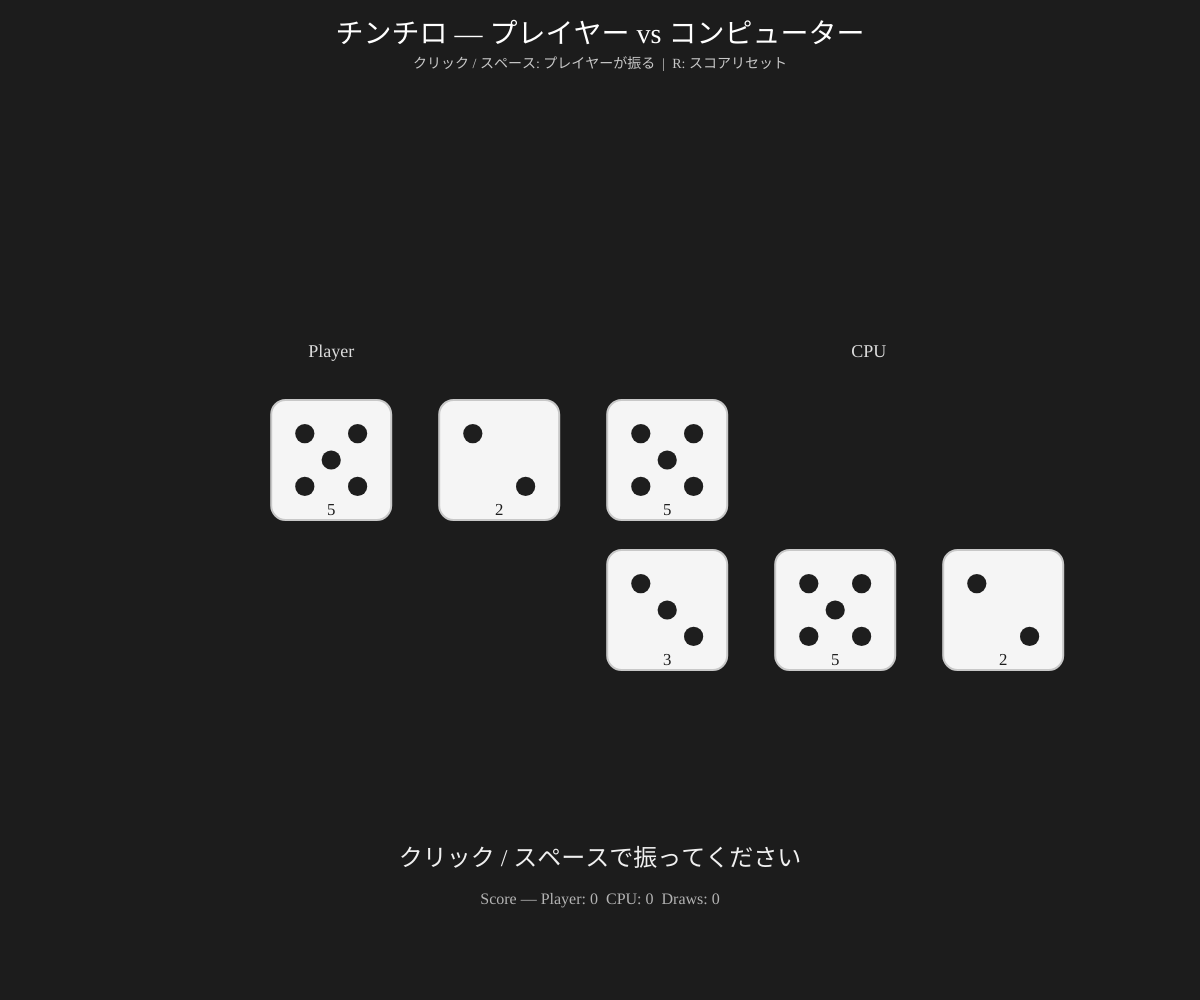
Frame 1 (no input)
Frame 60 (no input): identical to frame 1, image omitted
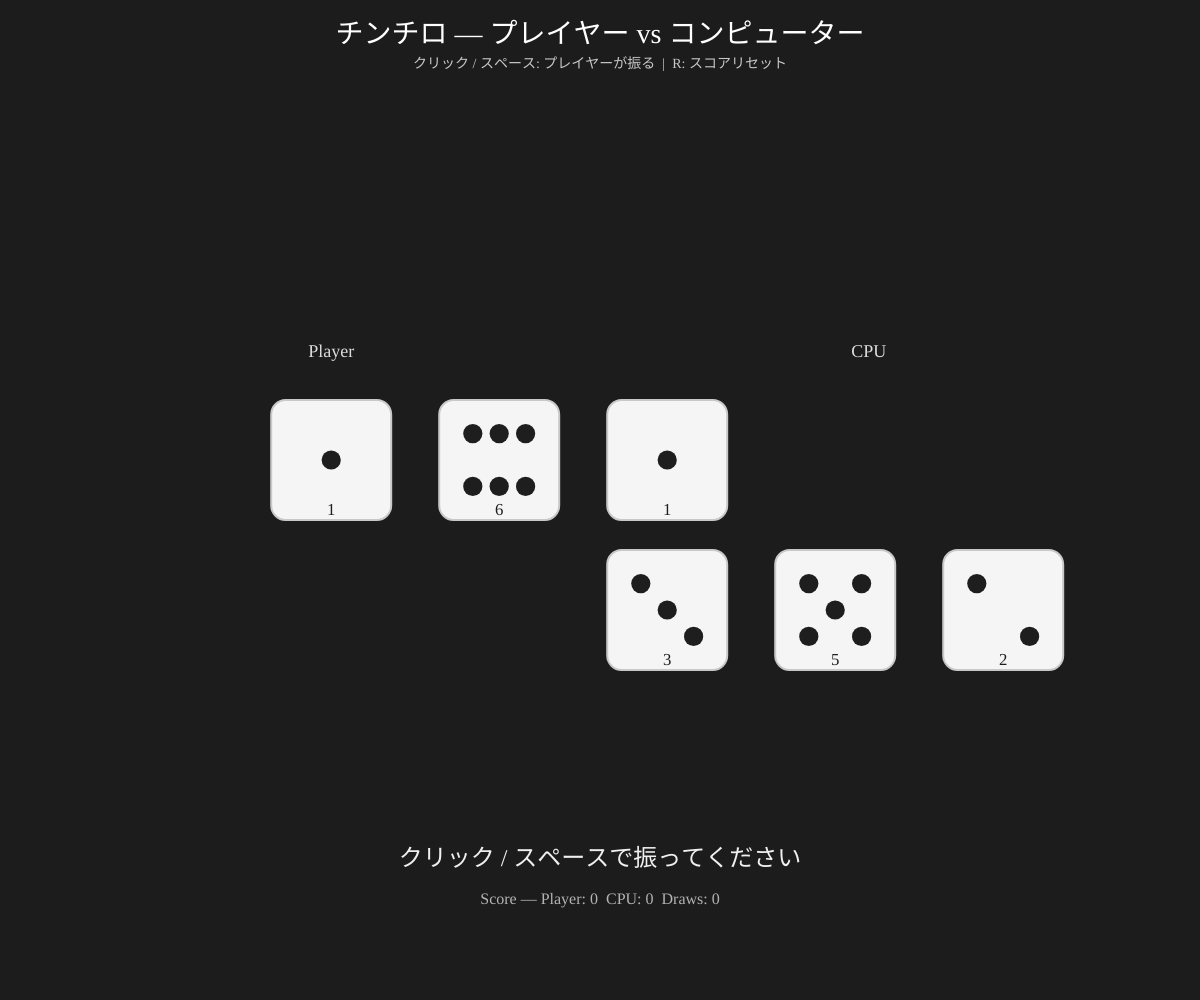
Frame 120 (the mouse pressed at the canvas centre since frame 60)

The p5.js sketch that drew these frames (run headless with seeded random() and noise() and a simulated clock; from frame 60 on, the mouse is pressed at the canvas centre):

// p5.js sketch
// ── sketch.js
// 神戸市のマーク
// sketch.js
// チンチロ：プレイヤー vs コンピューター（自動）
// クリック / スペースでプレイヤーが振る。振り終えるとコンピューターが自動で振って勝敗を表示。

let player = [1,1,1];
let cpu = [1,1,1];
let rolling = false;
let rollStart = 0;
const ROLL_TIME = 700; // 振動時間(ms)（プレイヤー・CPUそれぞれ）
let phase = 'idle'; // 'idle' | 'playerRolling' | 'cpuRolling' | 'resultShowing'
let cpuRollDelay = 400; // プレイヤーが止まってからCPUが振り始める遅延(ms)
let resultText = '';
let playerWins = 0;
let cpuWins = 0;
let draws = 0;

function setup() {
  createCanvas(windowWidth, windowHeight);
  textFont('Noto Sans JP, sans-serif');
  textAlign(CENTER, CENTER);
  resetHands();
}

function windowResized() {
  resizeCanvas(windowWidth, windowHeight);
}

function draw() {
  background(28);

  // タイトル
  fill(255);
  textSize(28);
  text('チンチロ — プレイヤー vs コンピューター', width/2, 36);

  textSize(14);
  fill(200);
  text('クリック / スペース: プレイヤーが振る  |  R: スコアリセット', width/2, 64);

  // サイコロ表示
  const diceSize = min(120, width * 0.12);
  const gap = diceSize * 0.4;
  const centerY = height/2 - 40;

  // プレイヤーラベル
  fill(220);
  textSize(18);
  text('Player', width/2 - (diceSize+gap)*1.6, centerY - diceSize*0.9);

  for (let i = 0; i < 3; i++) {
    const x = width/2 - (diceSize + gap) + i * (diceSize + gap) - (diceSize+gap)*0.6;
    const face = (phase === 'playerRolling') ? Math.ceil(random(1,7)) : player[i];
    drawDie(x, centerY, diceSize, face);
  }

  // CPUラベル
  fill(220);
  textSize(18);
  text('CPU', width/2 + (diceSize+gap)*1.6, centerY - diceSize*0.9);

  for (let i = 0; i < 3; i++) {
    const x = width/2 + (diceSize + gap) - (diceSize+gap)*0.6 + i * (diceSize + gap);
    const face = (phase === 'cpuRolling') ? Math.ceil(random(1,7)) : cpu[i];
    drawDie(x, centerY + diceSize + 30, diceSize, face);
  }

  // ステータス / 結果表示
  fill(240);
  textSize(24);
  if (phase === 'playerRolling') {
    text('プレイヤーを振っています...', width/2, height - 140);
  } else if (phase === 'cpuRolling') {
    text('コンピューターが振っています...', width/2, height - 140);
  } else if (phase === 'resultShowing') {
    text(resultText, width/2, height - 140);
  } else {
    text('クリック / スペースで振ってください', width/2, height - 140);
  }

  // スコア表示
  textSize(16);
  fill(180);
  text(`Score — Player: ${playerWins}  CPU: ${cpuWins}  Draws: ${draws}`, width/2, height - 100);

  // ロールタイマー管理
  const now = millis();

  if (phase === 'playerRolling' && now - rollStart > ROLL_TIME) {
    // プレイヤーの最終値を確定
    player = [randDie(), randDie(), randDie()];
    phase = 'waitingCPU';
    // CPU を遅延して振り始める
    setTimeout(() => {
      phase = 'cpuRolling';
      rollStart = millis();
    }, cpuRollDelay);
  }

  if (phase === 'cpuRolling' && now - rollStart > ROLL_TIME) {
    cpu = [randDie(), randDie(), randDie()];
    // 判定
    const winner = compareHands(player, cpu);
    if (winner > 0) {
      resultText = `プレイヤーの勝ち！ (${handText(player)})  vs  (${handText(cpu)})`;
      playerWins++;
    } else if (winner < 0) {
      resultText = `CPUの勝ち… (${handText(player)})  vs  (${handText(cpu)})`;
      cpuWins++;
    } else {
      resultText = `引き分け (${handText(player)})  vs  (${handText(cpu)})`;
      draws++;
    }
    phase = 'resultShowing';
  }
}

// マウス / キー操作
function mousePressed() {
  playerStartRoll();
}

function keyPressed() {
  if (key === ' ' || key === 'Spacebar') {
    playerStartRoll();
  } else if (key.toLowerCase() === 'r') {
    playerWins = cpuWins = draws = 0;
    resetHands();
    phase = 'idle';
    resultText = '';
  }
}

function playerStartRoll() {
  if (phase === 'idle' || phase === 'resultShowing') {
    phase = 'playerRolling';
    rollStart = millis();
    resultText = '';
  }
}

function resetHands() {
  player = [randDie(), randDie(), randDie()];
  cpu = [randDie(), randDie(), randDie()];
}

// 1..6 のランダム整数
function randDie() {
  return Math.floor(random(1, 7));
}

// サイコロ描画（中心位置で描く）
function drawDie(cx, cy, s, value) {
  push();
  translate(cx, cy);
  stroke(200);
  strokeWeight(2);
  fill(245);
  rectMode(CENTER);
  rect(0, 0, s, s, s*0.12);
  drawPips(0, 0, s, value);
  noStroke();
  fill(30);
  textSize(s * 0.14);
  text(value, 0, s * 0.42);
  pop();
}

function drawPips(cx, cy, s, v) {
  const r = s * 0.08;
  const off = s * 0.22;
  fill(30);
  noStroke();
  const places = {
    1: [[0,0]],
    2: [[-off, -off],[off, off]],
    3: [[-off, -off],[0,0],[off, off]],
    4: [[-off,-off],[off,-off],[-off,off],[off,off]],
    5: [[-off,-off],[off,-off],[0,0],[-off,off],[off,off]],
    6: [[-off,-off],[0,-off],[off,-off],[-off,off],[0,off],[off,off]]
  };
  const pts = places[v] || places[1];
  for (let p of pts) ellipse(cx + p[0], cy + p[1], r*2, r*2);
}

// ハンド（配列）を判定してランクとタイブレイク値を返す
// ランク（数値が大きいほど強い）
// 6: 4-5-6 自動勝ち
// 5: トリプル（3つ同じ） -> tie by the triple number
// 4: ペア -> tie by remaining (点)
// 2: 無点（その他）
// 1: 1-2-3 自動負け
function handRank(arr) {
  const a = arr.slice().sort((x,y)=>x-y);
  const counts = {};
  for (let n of a) counts[n] = (counts[n] || 0) + 1;

  // 1-2-3
  if (a[0]===1 && a[1]===2 && a[2]===3) return {rank:1, t:0, name:'1-2-3'};

  // 4-5-6
  if (a[0]===4 && a[1]===5 && a[2]===6) return {rank:6, t:0, name:'4-5-6'};

  // triple
  if (a[0]===a[2]) return {rank:5, t:a[0], name:`トリプル ${a[0]}`};

  // pair
  for (let k in counts) {
    if (counts[k] === 2) {
      const remaining = a.find(x => x !== Number(k));
      return {rank:4, t:remaining, name:`ペア ${k}（点 ${remaining}）`};
    }
  }

  // other (no point)
  return {rank:2, t:0, name:'無点'};
}

// テキスト化
function handText(arr) {
  const h = handRank(arr);
  return h.name;
}

// 比較：返り値 >0 なら a の勝ち、 <0 なら b の勝ち、 0 なら引き分け
function compareHands(a, b) {
  const A = handRank(a);
  const B = handRank(b);
  if (A.rank !== B.rank) return A.rank - B.rank;
  // 同ランクなら tiebreaker 比較（数値が大きい方が強い）
  if (A.t !== B.t) return A.t - B.t;
  return 0; // 完全に同等
}
